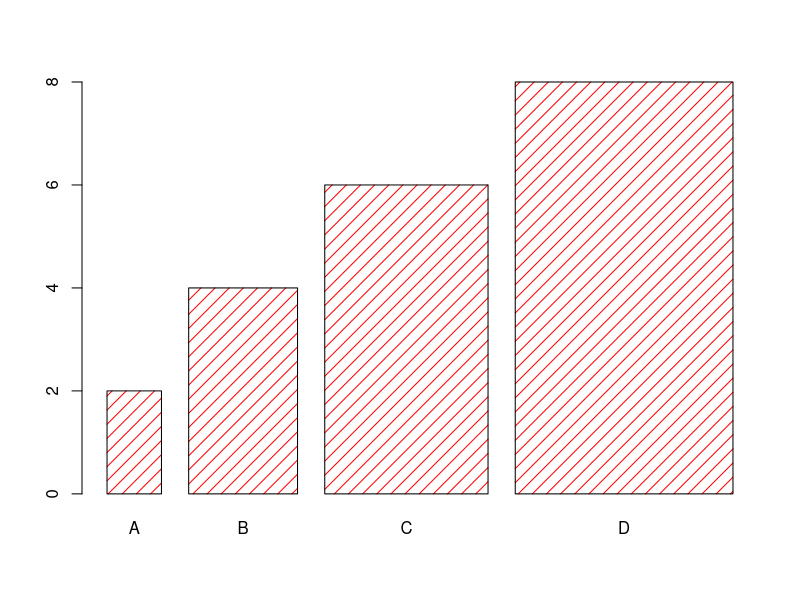

Generate this figure with R:
# x-axis values
x <- c("A", "B", "C", "D")

# y-axis values
y <- c(2, 4, 6, 8)

barplot(y, names.arg = x, col = "red", density = 10, width = c(1, 2, 3, 4))
